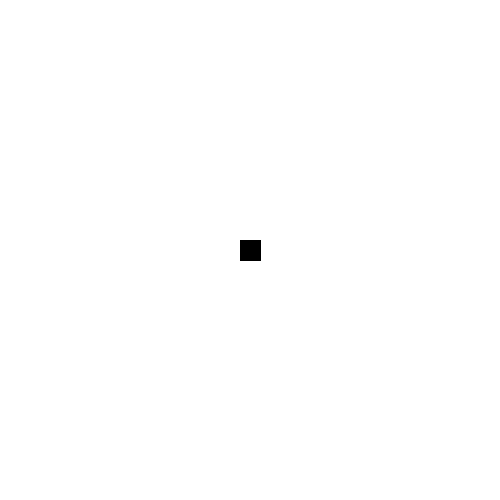
Frame 1 (no input)
Frame 60 (the mouse pressed at the canvas centre just before this capture): identical to frame 1, image omitted
Frame 120 (the mouse held since frame 60 and released just before this capture): identical to frame 1, image omitted

The Processing sketch that drew this single still picture (run headless with seeded random() and noise(); from frame 60 on, the mouse is pressed at the canvas centre):

// Processing sketch: Opdracht_12_6
// ── Opdracht_12_6.pde
int x=240;
int y=240;

void setup() {
  size(500, 500);
}

void draw() {
  background(255, 255, 255);
  fill(0, 0, 0);
  rect(x, y, 20, 20);
}

void keyPressed() {
  if (key=='a'||keyCode==37) {
    x-=10;
  }
  if (key=='d'||keyCode==39) {
    x+=10;
  }
  if (key=='w'||keyCode==38) {
    y-=10;
  }
  if (key=='s'||keyCode==40) {
    y+=10;
  }
}
